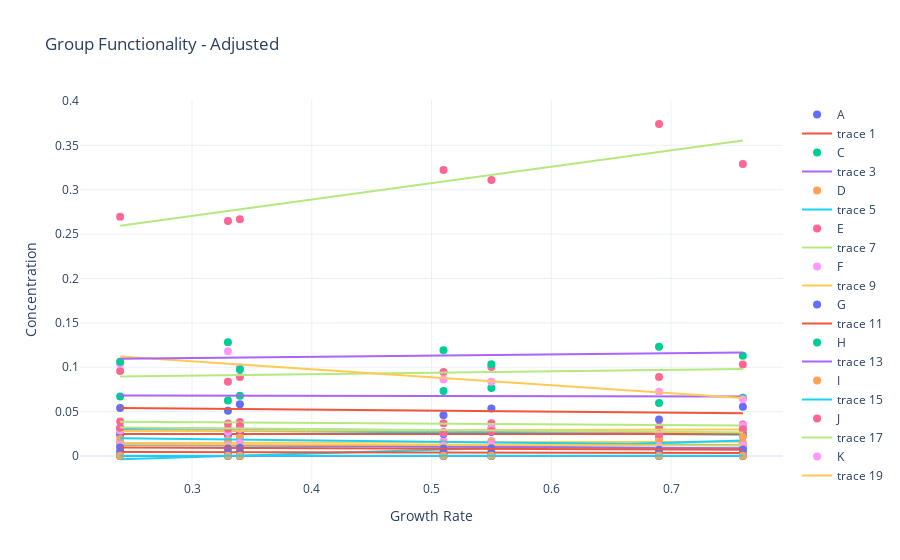

Notebook source saved alongside this figure:
### Code cell
plot_group10(ATcog_func_by_functionality)
